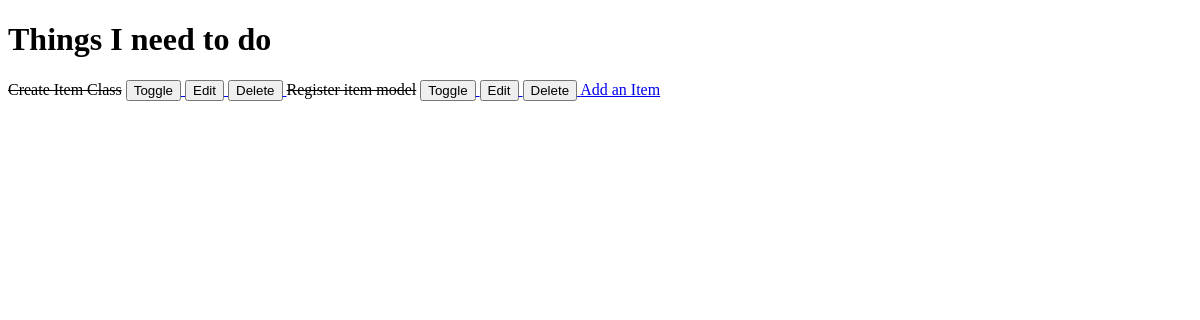
Before: / with the older database file.
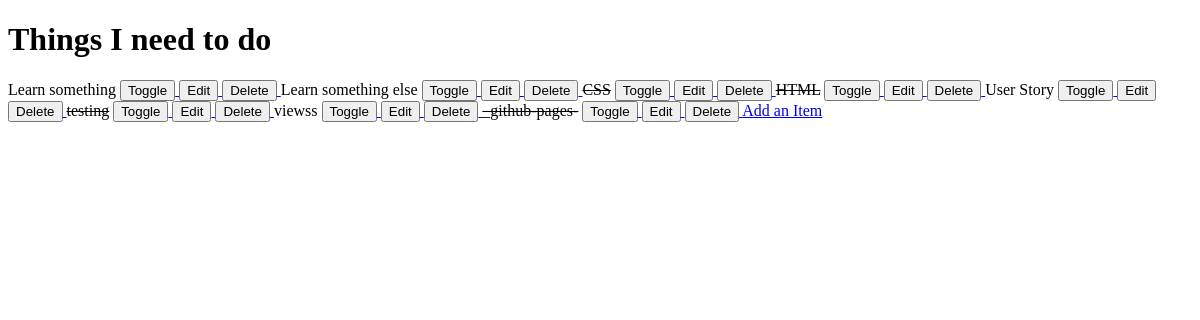
After: the same page with the newer database file.
### todo/models.py (models this page shows, shortened)
class Item(models.Model):
    name = models.CharField(max_length=50, null=False, blank=False)
    done = models.BooleanField(null=False, blank=False, default=False)

### todo/views.py (the view)
# urls.py: path('', views.get_todo_list, name='get_todo_list'),
def get_todo_list(request):
    items = Item.objects.all()
    context = {
        'items': items
    }
    return render(request, 'todo/todo_list.html', context)

### todo/templates/todo/todo_list.html (shortened to what this page needs)
<!DOCTYPE html>
<html lang="en">
<head>
</head>
<body>
    <h1>Things I need to do</h1>
    {% for item in items %}
    <tr>
        {% if item.done %}
        <td><strike>{{ item.name}}</strike> </td>
        {% else %}
        <td>{{ item.name}}</td>
        {% endif %}
        <td>
            <a href="/toggle/{{ item.id }}">
                <button>Toggle</button>
            </a>
        </td>
        <td>
            <a href="/edit/{{ item.id }}">
                <button>Edit</button>
            </a>
        </td>
        <td>
            <a href="/delete/{{ item.id }}">
                <button>Delete</button>
            </a>
        </td>
    </tr>
    {% empty %}
    <tr>
        <td>You have noting to do here</td>
    </tr>
    {% endfor %}
    <a href="/add">Add an Item</a>
</body>
</html>

Changed rows visible on the page:
removed Item: name "Create Item Class"
removed Item: name "Register item model"
added Item: name "Learn something"
added Item: name "Learn something else"
added Item: name "CSS"
added Item: name "HTML"
added Item: name "User Story"
added Item: name "testing"
added Item: name "viewss"
added Item: name "_github-pages-"
